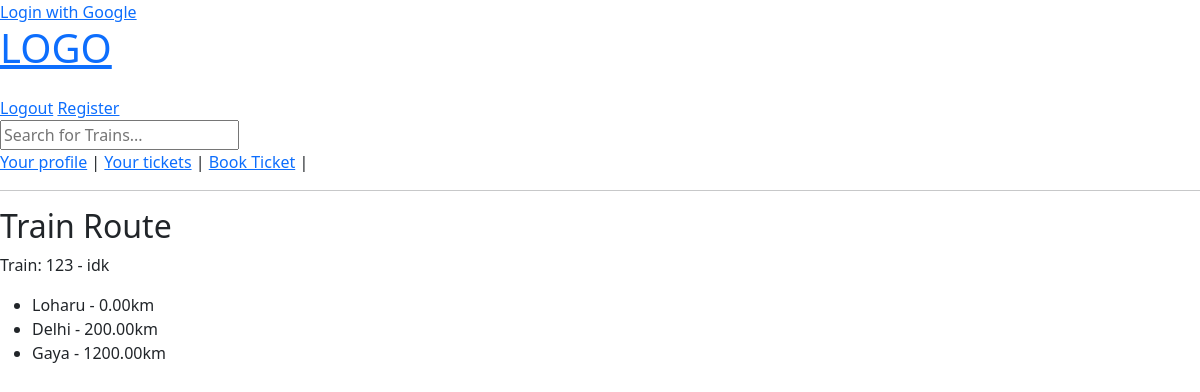
/view-train-route/35 (signed in), run on the app's committed database.
### trains/models.py (models this page shows, shortened)
class Train(models.Model):
    trainNumber = models.IntegerField(unique=True)
    trainName = models.CharField(max_length=100)
    source = models.ForeignKey(Station, on_delete=models.CASCADE, related_name='source')
    departureTime = models.TimeField(null=True)
    destination = models.ForeignKey(Station, on_delete=models.CASCADE, related_name='destination')
    arrivalTime = models.TimeField(null=True)
    daysOfJourney = models.PositiveIntegerField(null=True)
    totalDistance = models.IntegerField()
    numberOfSeats = models.PositiveIntegerField()
    daysOfWeek = models.ManyToManyField(Day, help_text='Select the days of the week', blank=True)
    baseFare = models.DecimalField(null=True, decimal_places=2, max_digits=10)
    farePerKilometre = models.DecimalField(null=True, decimal_places=2, max_digits=10)
    numberOfStops = models.IntegerField(default=0)
    def __str__(self):
        return f"{self.trainNumber} - {self.trainName}"

class Route(models.Model):
    train = models.ForeignKey(Train, on_delete=models.CASCADE, related_name='routes')
    station = models.ForeignKey(Station, on_delete=models.CASCADE)
    distance = models.DecimalField(max_digits=8, decimal_places=2, null=True)
    class Meta:
        ordering =['distance']

### stations/models.py (models this page shows, shortened)
class Station(models.Model):
    stationName = models.CharField(max_length=100)
    stationCode = models.CharField(max_length=5, unique=True)

### trains/views.py (the view)
# urls.py: path('view-train-route/<str:pk>', trains_views.ViewTrainRoute, name='view-train-route'),
@login_required(login_url='accounts/login/')
def ViewTrainRoute(request, pk):
    train = Train.objects.get(id=pk)
    train_route = Route.objects.filter(train=train).order_by('distance')
    context = {'train': train, 'train_route': train_route}
    return render(request, 'trains/view_train_route.html', context)

### trains/templates/trains/view_train_route.html
{% extends 'main.html' %}
{% block content %}
  <h2>Train Route</h2>
  <p>Train: {{ train }}</p>
  <ul>
    {% for route in train_route %}
      <li> {{ route.station.stationName }} - {{ route.distance }}km</li>
    {% endfor %}
  </ul>
{% endblock %}

### templates/main.html (shortened to what this page needs)
<!DOCTYPE html>
<html lang="en">
<head>
    <link href="https://cdn.jsdelivr.net/npm/bootstrap@5.3.2/dist/css/bootstrap.min.css" rel="stylesheet">
</head>
<body>
    {% load socialaccount %}
    <a href="{% provider_login_url 'google'%}">Login with Google</a>
    {% include 'navbar.html' %}
    {% block content %}
    {% endblock %}
</body>
</html>

### templates/navbar.html (shortened to what this page needs)
<a href="/">
    <h1 class="mb-4">LOGO</h1>
</a>
{% if user.is_authenticated %}
<a class="" href="{% url 'account_logout' %}">Logout</a>
{% else %}
<a class="" href="{% url 'account_login' %}">Login</a>
{% endif %}
<a href="{% url 'account_signup' %}">Register</a>
<form method="GET" action="{% url 'home' %}">
    <input type="text" name="q" placeholder="Search for Trains..."/>
</form>
<a href="{% url 'profile' %}">Your profile</a> <span>|</span>
<a href="{% url 'my-tickets' %}">Your tickets</a> <span>|</span>
<a href="{% url 'choose-route' %}">Book Ticket</a> <span>|</span>
<hr>

### data on the page
Train: trainNumber+trainName "123 - idk"
Route: station.stationName "Loharu", distance "0.00"
Route: station.stationName "Delhi", distance "200.00"
Route: station.stationName "Gaya", distance "1200.00"
